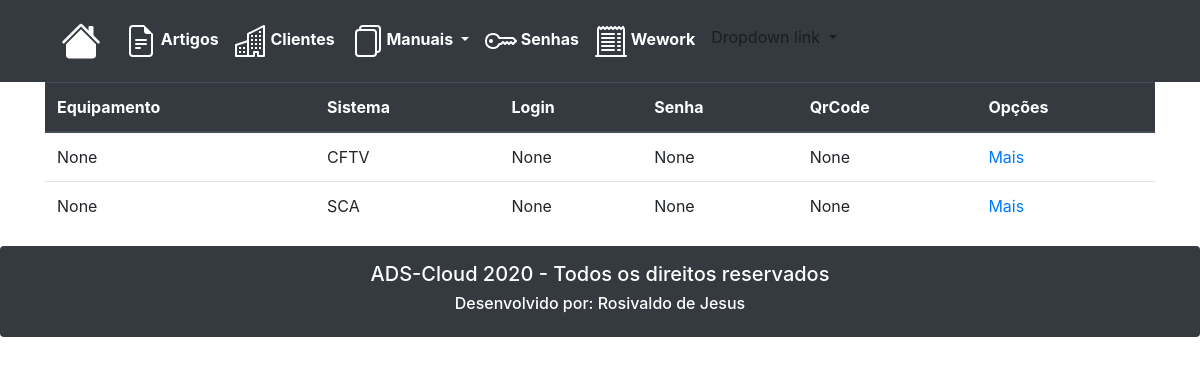
/clienteEquipamentos/?id=1, run on the app's committed database.
### evertical/models.py (models this page shows, shortened)
class tbEquipamento(models.Model):
    equipamento = models.CharField(max_length=50, blank=True, null=True)
    equipamentoLogin = models.CharField(max_length=50, blank=True, null=True)
    equipamentoPassword = models.CharField(max_length=50, blank=True, null=True)
    equipamentoQrCode = models.CharField(max_length=50, blank=True, null=True)
    equipamentoObservacao = RichTextField(blank=True, null=True)
    equipamentoCliente = models.ForeignKey(tbCliente, on_delete=models.CASCADE)
    equipamentoSistema = models.ForeignKey(tbSistemas, on_delete=models.CASCADE)
    class Meta:
        db_table = 'tbEquipamento'
        verbose_name_plural = 'Equipamentos'

class tbSistemas(models.Model):
    sistemasTipo = models.CharField(max_length=20, blank=True, null=True)
    class Meta:
        db_table = 'tbSistemas'
        verbose_name_plural = 'Sistemas'
    def __str__(self):
        return self.sistemasTipo

### evertical/views.py (the view)
# urls.py: path('clienteEquipamentos/', clienteEquipamentos),
def clienteEquipamentos(request):
    equipamento = request.GET.get('id')
    dados = {}
    if equipamento:
        dados['equipamento'] = tbEquipamento.objects.filter(equipamentoCliente=equipamento)
    return render(request, 'clienteEquipamentos.html', dados)

### templates/clienteEquipamentos.html
{% extends "base.html" %}
{% load static %}
{% block content %}
<div class="container">
	<section>
		<table class="table">
			<thead class="thead-dark">
				<tr>
					<th>Equipamento</th>
					<th>Sistema</th>
					<th>Login</th>
					<th>Senha</th>
					<th>QrCode</th>
					<th>Opções</th>
				</tr>
			</thead>
			<tbody>
			{% for equipamento in equipamento %}
				<tr>
					<td>{{ equipamento.equipamento }}</td>
					<td>{{ equipamento.equipamentoSistema }}</td>
					<td>{{ equipamento.equipamentoLogin }}</td>
					<td>{{ equipamento.equipamentoPassword }}</td>
					<td>{{ equipamento.equipamentoQrCode }}</td>
					<td><a href="/clienteEquipamentosInformacoes/?id={{ equipamento.id }}"> Mais</td>
				</tr>
			{% endfor %}
			</tbody>
		</table>
	</section>
</div>
{% endblock %}

### data on the page
tbEquipamento: equipamento "None", equipamentoSistema "CFTV", equipamentoLogin "None", equipamentoPassword "None", equipamentoQrCode "None"
tbEquipamento: equipamento "None", equipamentoSistema "SCA", equipamentoLogin "None", equipamentoPassword "None", equipamentoQrCode "None"
